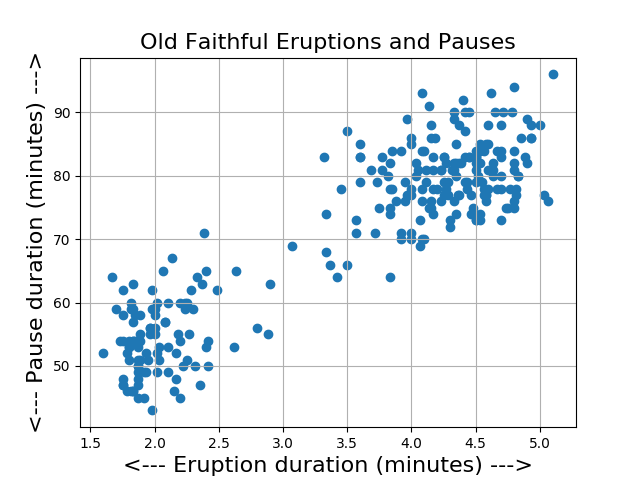

Recreate this plot in Python.
#! /usr/bin/env python3
#
def geyser_scatter ( ):

#*****************************************************************************80
#
## geyser_scatter makes a scatter plot of geyser data.
#
#  Licensing:
#
#    This code is distributed under the GNU LGPL license.
#
#  Modified:
#
#    21 April 2019
#
#  Author:
#
#    John Burkardt
#
  import matplotlib.pyplot as plt
  import numpy as np
  import platform

  print ( '' )
  print ( 'geyser_scatter:' )
  print ( '  Python version: %s' % ( platform.python_version ( ) ) )
  print ( '  Read a data file of duration and pause lengths' )
  print ( '  for the Old Faithful geyser.' )
  print ( '  Display the data as a scatter plot.' )
#
#  Read the times and plasma levels from the data file.
#
  filename = 'geyser_data.txt'
  data = np.loadtxt ( filename )
#
#  Split the data.
#
  duration = data[:,0]
  pause = data[:,1]
#
#  Plot the data.
#
  plt.scatter ( duration, pause )
  plt.grid ( True )
  plt.xlabel ( '<--- Eruption duration (minutes) --->', fontsize = 16 )
  plt.ylabel ( '<--- Pause duration (minutes) --->', fontsize = 16 )
  plt.title ( 'Old Faithful Eruptions and Pauses', fontsize = 16 )
  filename = 'geyser_scatter.png'
  plt.savefig ( filename )
  print ( '' )
  print ( '  Graphics saved as "%s"' % ( filename ) )
  plt.show ( block = False )
  plt.clf ( )
#
#  Terminate.
#
  print ( '' )
  print ( 'geyser_scatter' )
  print ( '  Normal end of execution.' )
  return

if ( __name__ == '__main__' ):
  from timestamp import timestamp
  timestamp ( )
  geyser_scatter ( )
  timestamp ( )
 
